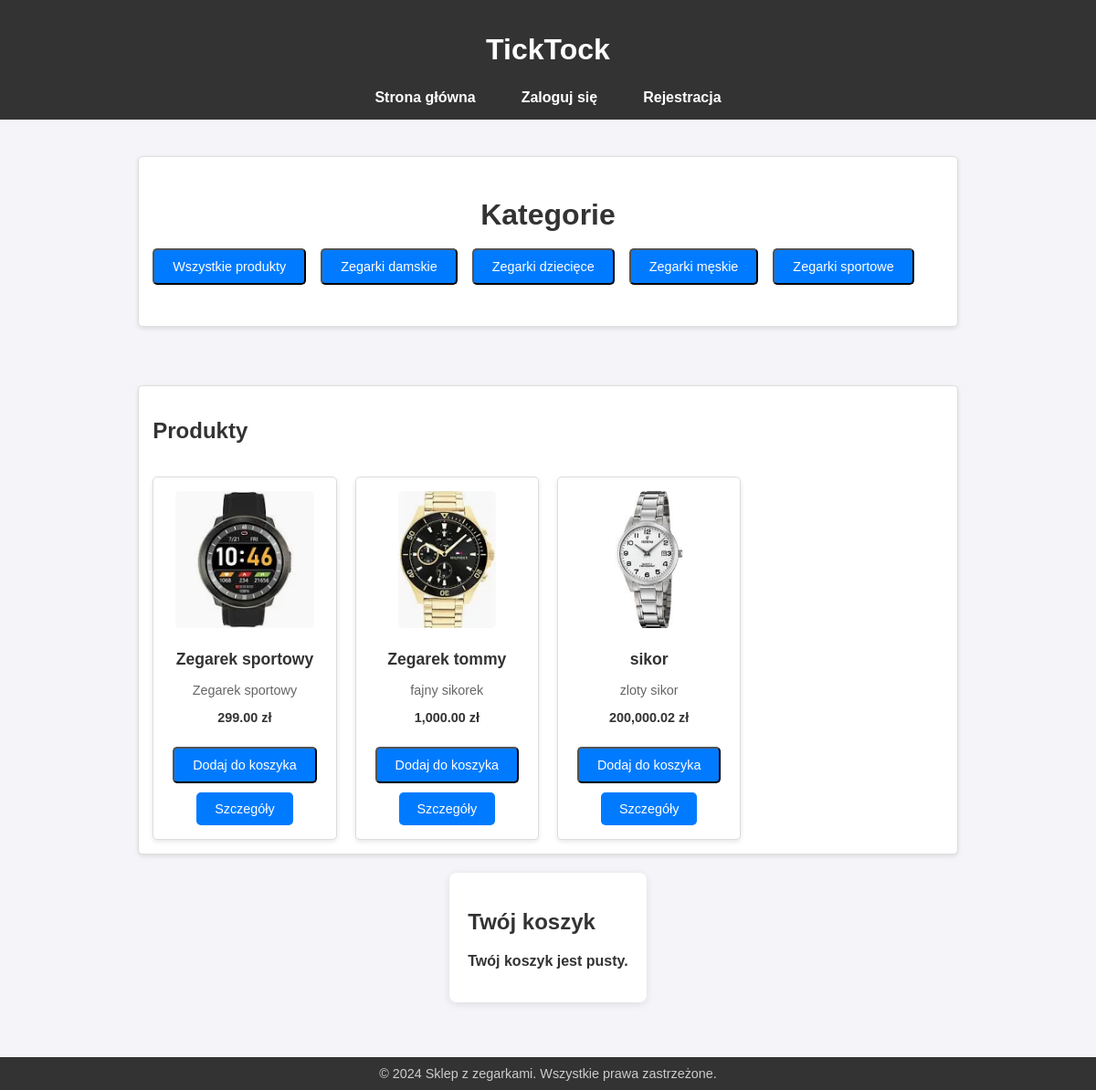
The app's page /index.php?category_id=1 with its own data.
### tables this page shows
CREATE TABLE `categories` (
  `id` int(11) NOT NULL,
  `name` varchar(255) NOT NULL
);

CREATE TABLE `products` (
  `id` int(11) NOT NULL,
  `name` varchar(255) NOT NULL,
  `description` text DEFAULT NULL,
  `price` decimal(10,2) NOT NULL,
  `image_path` varchar(255) DEFAULT 'uploads/default.png',
  `created_at` timestamp NOT NULL DEFAULT current_timestamp()
);

### index.php (the view, shortened to what this page needs)
<?php
require_once 'db_connection.php';
$stmt = $pdo->query("SELECT * FROM categories");
$categories = $stmt->fetchAll(PDO::FETCH_ASSOC);
$categoryId = isset($_GET['category_id']) ? $_GET['category_id'] : null;
if ($categoryId) {
    $stmt = $pdo->prepare("
        SELECT * FROM products
        WHERE id IN (
            SELECT product_id
            FROM product_categories
            WHERE category_id = :category_id
        )
    ");
    $stmt->execute(['category_id' => $categoryId]);
} else {
    $stmt = $pdo->query("SELECT * FROM products");
}
$products = $stmt->fetchAll(PDO::FETCH_ASSOC);
$cartItems = getCartItems($pdo);
?>
<!DOCTYPE html>
<html lang="pl">
<head>
    <link rel="stylesheet" href="styles.css">
</head>
<body>
<?php
require 'header.php';
?>
    <main >
        <div style="width: 100%; display: flex; flex-direction: column; gap: 0.5em; padding: 45px 15px; background-color: white; border: 1px solid #ddd; border-radius: 5px; box-shadow: 0 2px 5px rgba(0, 0, 0, 0.1); margin-bottom: 4em;">
            <h1 style="margin: 0; text-align: center;">Kategorie</h1>
            <div style="display: flex; flex-direction: row; gap: 1em;">
                <a href="index.php">
                    <button class="btn">Wszystkie produkty
                    </button>
                </a>
                <?php foreach ($categories as $category): ?>
                    <a href="index.php?category_id=<?= htmlspecialchars($category['id']) ?>">
                        <button class="btn">
                            <?= htmlspecialchars($category['name']) ?>
                        </button>
                    </a>
                <?php endforeach; ?>
            </div>
        </div>
        <div style="width: 100%; display: flex; flex-direction: column; gap: 1em; padding: 15px; background-color: white; border: 1px solid #ddd; border-radius: 5px; box-shadow: 0 2px 5px rgba(0, 0, 0, 0.1);">
            <h2>Produkty</h2>
            <?php if (!empty($products)): ?>
                <div class="product-list">
                    <?php foreach ($products as $product): ?>
                        <div class="product-item">
                            <img
                                src="<?= htmlspecialchars($product['image_path']) ?>"
                                alt="<?= htmlspecialchars($product['name']) ?>"
                                class="product-image">
                            <h3><?= htmlspecialchars($product['name']) ?></h3>
                            <p><?= htmlspecialchars($product['description']) ?></p>
                            <p><strong><?= number_format($product['price'], 2) ?> zł</strong></p>
                            <form method="POST">
                                <button type="submit" name="add_to_cart" class="btn">Dodaj do koszyka</button>
                            </form>
                            <a href="product_details.php?id=<?= $product['id'] ?>" class="btn">Szczegóły</a>
                        </div>
                    <?php endforeach; ?>
                </div>
            <?php else: ?>
                <p>Brak produktów w tej kategorii.</p>
            <?php endif; ?>
        </div>
        <div class="cart-section">
    <h2>Twój koszyk</h2>
    <?php if (!empty($cartItems)): ?>
        <ul class="cart-list">
            <?php foreach ($cartItems as $item): ?>
                <li class="cart-item">
                    <span><?= htmlspecialchars($item['name']) ?> - <?= number_format($item['price'], 2) ?> zł</span>
                    <form method="POST" style="display: inline;">
                        <input type="hidden" name="product_id" value="<?= $item['id'] ?>">
                        <button type="submit" name="remove_from_cart" class="btn">Usuń</button>
                    </form>
                </li>
            <?php endforeach; ?>
        </ul>
        <p><strong>Suma: <?= number_format(getCartTotal($pdo), 2) ?> zł</strong></p>
        <a href="order.php" class="btn">Złóż zamówienie</a>
    <?php else: ?>
        <p>Twój koszyk jest pusty.</p>
    <?php endif; ?>
</div>
    </main>
<?php
require 'footer.php';
?>
</body>
</html>

### styles.css (style rules this page uses)
body { font-family: 'Arial', sans-serif; margin: 0; padding: 0; background-color: #f4f4f9; color: #333; display: flex; flex-direction: column; min-height: 100vh; }
main { flex: 1; display: flex; flex-direction: column; align-items: center; padding: 20px; }
.product-list { display: grid; grid-template-columns: repeat(auto-fill, minmax(200px, 1fr)); gap: 20px; }
.product-item { background: white; border: 1px solid #ddd; padding: 15px; text-align: center; border-radius: 5px; box-shadow: 0 2px 5px rgba(0, 0, 0, 0.1); transition: transform 0.2s; }
.product-item img { max-width: 100%; height: 150px; object-fit: cover; margin-bottom: 10px; border-radius: 5px; }
.product-item h3 { font-size: 1.1em; margin: 10px 0; }
.product-item p { font-size: 0.9em; color: #666; }
.product-item p strong { color: #333; font-size: 1em; }
.cart-section { margin: 20px 0; padding: 20px; background-color: #fff; border-radius: 8px; box-shadow: 0 2px 8px rgba(0, 0, 0, 0.1); }
.cart-section p { font-weight: bold; }
.btn { display: inline-block; margin-top: 10px; padding: 10px 20px; background-color: #007BFF; color: white; text-decoration: none; font-size: 0.9em; border-radius: 5px; transition: background-color 0.3s; }

### records on screen
categories: name "Zegarki damskie"
categories: name "Zegarki dziecięce"
categories: name "Zegarki męskie"
categories: name "Zegarki sportowe"
products: image_path (picture), name "Zegarek sportowy", description "Zegarek sportowy", price "299.00"
products: image_path (picture), name "Zegarek tommy", description "fajny sikorek", price "1,000.00"
products: image_path+name (picture), name "sikor", description "zloty sikor", price "200,000.02"
